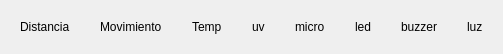
<?xml version="1.0" encoding="UTF-8"?>
<ui version="4.0">
 <class>SensorDataField</class>
 <widget class="QWidget" name="SensorDataField">
  <property name="geometry">
   <rect>
    <x>0</x>
    <y>0</y>
    <width>498</width>
    <height>52</height>
   </rect>
  </property>
  <property name="sizePolicy">
   <sizepolicy hsizetype="Expanding" vsizetype="Fixed">
    <horstretch>0</horstretch>
    <verstretch>0</verstretch>
   </sizepolicy>
  </property>
  <property name="windowTitle">
   <string>Form</string>
  </property>
  <layout class="QHBoxLayout" name="horizontalLayout">
   <item>
    <widget class="QWidget" name="widget" native="true">
     <layout class="QHBoxLayout" name="horizontalLayout_2">
      <property name="spacing">
       <number>30</number>
      </property>
      <item>
       <widget class="QLabel" name="distance_label">
        <property name="sizePolicy">
         <sizepolicy hsizetype="Expanding" vsizetype="Fixed">
          <horstretch>0</horstretch>
          <verstretch>0</verstretch>
         </sizepolicy>
        </property>
        <property name="frameShape">
         <enum>QFrame::Shape::NoFrame</enum>
        </property>
        <property name="text">
         <string>Distancia</string>
        </property>
       </widget>
      </item>
      <item>
       <widget class="QLabel" name="movement_label">
        <property name="sizePolicy">
         <sizepolicy hsizetype="Expanding" vsizetype="Fixed">
          <horstretch>0</horstretch>
          <verstretch>0</verstretch>
         </sizepolicy>
        </property>
        <property name="frameShape">
         <enum>QFrame::Shape::NoFrame</enum>
        </property>
        <property name="text">
         <string>Movimiento</string>
        </property>
       </widget>
      </item>
      <item>
       <widget class="QLabel" name="temperature_label">
        <property name="sizePolicy">
         <sizepolicy hsizetype="Expanding" vsizetype="Fixed">
          <horstretch>0</horstretch>
          <verstretch>0</verstretch>
         </sizepolicy>
        </property>
        <property name="frameShape">
         <enum>QFrame::Shape::NoFrame</enum>
        </property>
        <property name="text">
         <string>Temp</string>
        </property>
       </widget>
      </item>
      <item>
       <widget class="QLabel" name="uv_label">
        <property name="sizePolicy">
         <sizepolicy hsizetype="Expanding" vsizetype="Fixed">
          <horstretch>0</horstretch>
          <verstretch>0</verstretch>
         </sizepolicy>
        </property>
        <property name="frameShape">
         <enum>QFrame::Shape::NoFrame</enum>
        </property>
        <property name="text">
         <string>uv</string>
        </property>
       </widget>
      </item>
      <item>
       <widget class="QLabel" name="microphone_label">
        <property name="sizePolicy">
         <sizepolicy hsizetype="Expanding" vsizetype="Fixed">
          <horstretch>0</horstretch>
          <verstretch>0</verstretch>
         </sizepolicy>
        </property>
        <property name="frameShape">
         <enum>QFrame::Shape::NoFrame</enum>
        </property>
        <property name="text">
         <string>micro</string>
        </property>
       </widget>
      </item>
      <item>
       <widget class="QLabel" name="led_label">
        <property name="sizePolicy">
         <sizepolicy hsizetype="Expanding" vsizetype="Fixed">
          <horstretch>0</horstretch>
          <verstretch>0</verstretch>
         </sizepolicy>
        </property>
        <property name="frameShape">
         <enum>QFrame::Shape::NoFrame</enum>
        </property>
        <property name="text">
         <string>led</string>
        </property>
       </widget>
      </item>
      <item>
       <widget class="QLabel" name="buzzer_label">
        <property name="sizePolicy">
         <sizepolicy hsizetype="Expanding" vsizetype="Fixed">
          <horstretch>0</horstretch>
          <verstretch>0</verstretch>
         </sizepolicy>
        </property>
        <property name="frameShape">
         <enum>QFrame::Shape::NoFrame</enum>
        </property>
        <property name="text">
         <string>buzzer</string>
        </property>
       </widget>
      </item>
      <item>
       <widget class="QLabel" name="ligth_label">
        <property name="sizePolicy">
         <sizepolicy hsizetype="Expanding" vsizetype="Fixed">
          <horstretch>0</horstretch>
          <verstretch>0</verstretch>
         </sizepolicy>
        </property>
        <property name="frameShape">
         <enum>QFrame::Shape::NoFrame</enum>
        </property>
        <property name="text">
         <string>luz</string>
        </property>
       </widget>
      </item>
     </layout>
    </widget>
   </item>
  </layout>
 </widget>
 <resources/>
 <connections/>
</ui>
